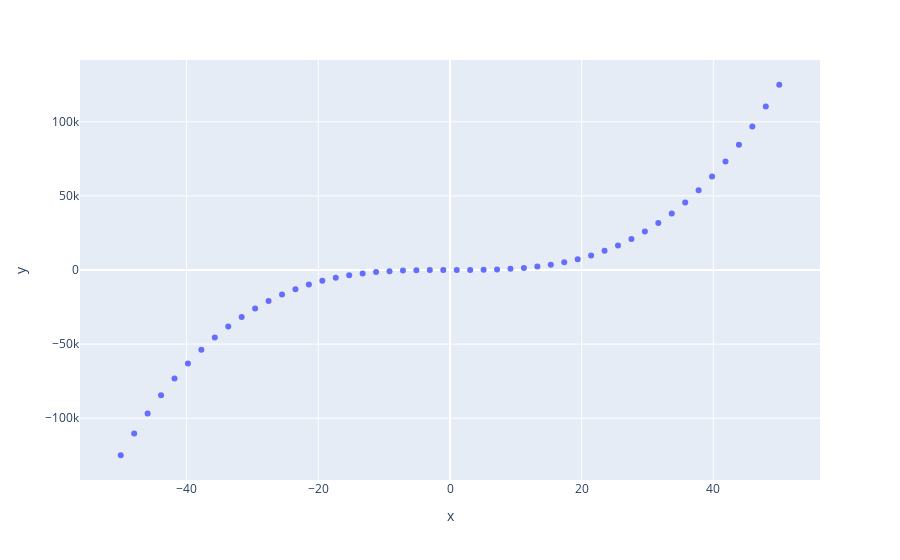

The notebook cell this image was saved under:
### Code cell
import numpy as np
import plotly.express as px

# x-axis data points
x = np.linspace(start=-50, stop=50)

# y-axis data points
y = x ** 3

# define the plot
fig = px.scatter(x=x, y=y)

fig.show()

### Figure 1 — Plotly figure (JSON) as saved in the notebook; plotly's stock layout.template omitted (floating-point values rounded to 4 significant figures)
{"data": [{"hovertemplate": "x=%{x}<br>y=%{y}<extra></extra>", "legendgroup": "", "marker": {"color": "#636efa", "symbol": "circle"}, "mode": "markers", "name": "", "orientation": "v", "showlegend": false, "type": "scatter", "x": [-50, -47.96, -45.92, -43.88, -41.84, -39.8, -37.76, -35.71, -33.67, -31.63, -29.59, -27.55, -25.51, -23.47, -21.43, -19.39, -17.35, -15.31, -13.27, -11.22, -9.184, -7.143, -5.102, -3.061, -1.02, 1.02, 3.061, 5.102, 7.143, 9.184, 11.22, 13.27, 15.31, 17.35, 19.39, 21.43, 23.47, 25.51, 27.55, 29.59, 31.63, 33.67, 35.71, 37.76, 39.8, 41.84, 43.88, 45.92, 47.96, 50], "xaxis": "x", "y": [-125000, -110300.0, -96820.0, -84470.0, -73230.0, -63030.0, -53820.0, -45550.0, -38180.0, -31650.0, -25910.0, -20910.0, -16600.0, -12930.0, -9840.0, -7288.0, -5220.0, -3586.0, -2334.0, -1414.0, -774.5, -364.4, -132.8, -28.69, -1.062, 1.062, 28.69, 132.8, 364.4, 774.5, 1414.0, 2334.0, 3586.0, 5220.0, 7288.0, 9840.0, 12930.0, 16600.0, 20910.0, 25910.0, 31650.0, 38180.0, 45550.0, 53820.0, 63030.0, 73230.0, 84470.0, 96820.0, 110300.0, 125000], "yaxis": "y"}], "layout": {"autosize": true, "legend": {"tracegroupgap": 0}, "margin": {"t": 60}, "xaxis": {"anchor": "y", "autorange": true, "domain": [0, 1], "range": [-56.23, 56.23], "title": {"text": "x"}, "type": "linear"}, "yaxis": {"anchor": "x", "autorange": true, "domain": [0, 1], "range": [-144400.0, 144400.0], "title": {"text": "y"}, "type": "linear"}}}
